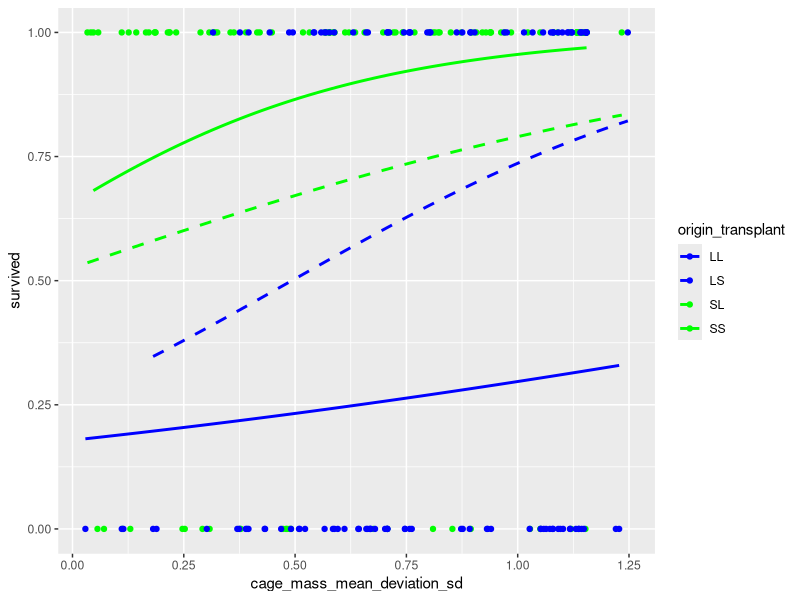
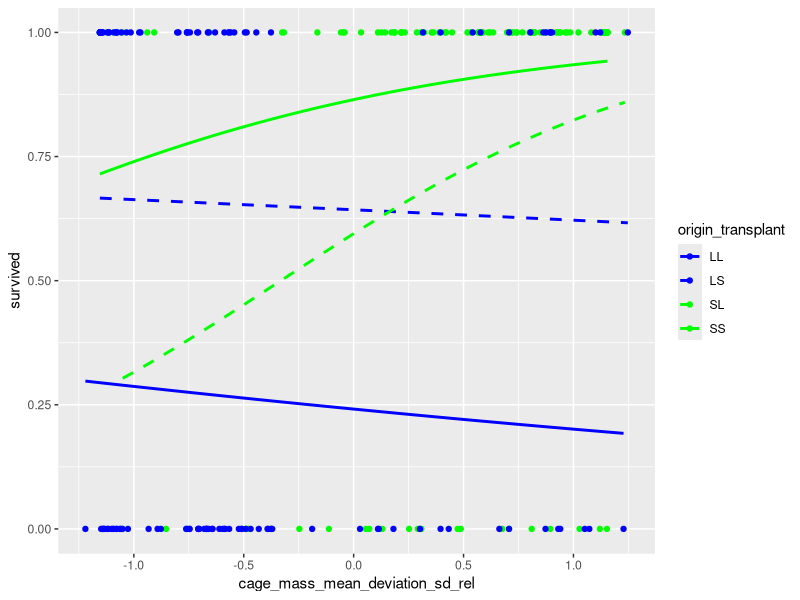
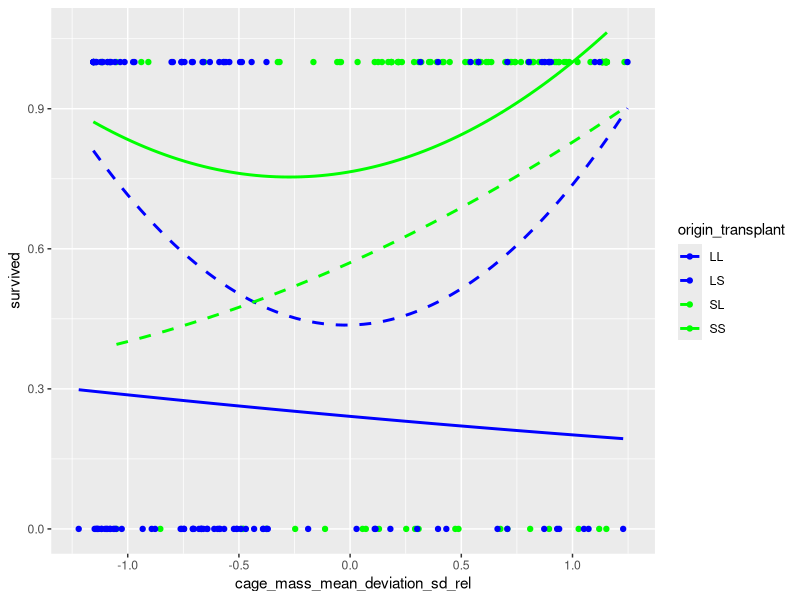

Generate these figures, in order, with R:
## ---- chunk 1
knitr::opts_chunk$set(
  collapse = TRUE,
  comment = "#>"
)
## ---- chunk 2
library(testthat)
## ---- chunk 3
total_n_fish <- 300
n_fish_control <- 60
n_fish_transplanted <- 240
origin_values <- c("Lake", "Stream")
transplanted_values <- c("Lake", "Stream", "Control")
lowest_pre_mass <- 0.5
highest_pre_mass <- 3.6
n_survived <- 151
n_died <- 89
n_enclosures <- 80
n_enclosures_with_2_fish <- 3
n_enclosures_with_3_fish <- 74
n_enclosures_with_4_fish <- 3
anomous_enclosures <- c("L20", "L25", "L6", "L7", "S22", "S24")
cage_mass_mean_for_l1 <- 1.256667
cage_mass_stdev_for_l1 <- 0.4532475
cage_mass_mean_deviation_sd_for_l1 <- c(1.1546303, -0.5662836, -0.5883466)

abs_cage_mass_mean_deviation_sd_for_l1 <- abs(cage_mass_mean_deviation_sd_for_l1)

# Check consistency between these variables
expect_equal(
  total_n_fish,
  n_fish_control + n_fish_transplanted
)
expect_equal(
  n_fish_transplanted,
  n_survived + n_died
)
expect_equal(
  n_enclosures,
  n_enclosures_with_2_fish + n_enclosures_with_3_fish + n_enclosures_with_4_fish
)
expect_equal(
  length(anomous_enclosures),
  n_enclosures_with_2_fish + n_enclosures_with_4_fish
)
## ---- chunk 4
t_all <- read.csv("Bolnick_traits.txt", sep = " ")
## ---- chunk 5
knitr::kable(head(t_all))
## ---- chunk 6
t <- t_all |> dplyr::select(fishID, origin, enclosure, pre_mass, transplant,  survived) |> dplyr::arrange(enclosure)
knitr::kable(head(t))
## ---- chunk 7
expect_equal(total_n_fish, length(unique(t$fishID)))
## ---- chunk 8
expect_equal(unique(t$origin), origin_values)
## ---- chunk 9
expect_equal(unique(t$transplant), transplanted_values)
## ---- chunk 10
t_1 <- t |> dplyr::filter(transplant != "Control") 
expect_equal(n_fish_transplanted, length(unique(t_1$fishID)))
## ---- chunk 11
expect_equal(lowest_pre_mass, min(t_1$pre_mass))
expect_equal(highest_pre_mass, max(t_1$pre_mass))
## ---- chunk 12
expect_equal(n_survived, sum(t_1$survived == TRUE))
expect_equal(n_died, sum(t_1$survived == FALSE))
## ---- chunk 13
expect_equal(n_enclosures, length(unique(t_1$enclosure)))
## ---- chunk 14
n_fish_per_enclosure <- dplyr::count(t_1, enclosure)
expect_equal(n_enclosures_with_2_fish, sum(n_fish_per_enclosure$n == 2))
expect_equal(n_enclosures_with_3_fish, sum(n_fish_per_enclosure$n == 3))
expect_equal(n_enclosures_with_4_fish, sum(n_fish_per_enclosure$n == 4))
knitr::kable(head(n_fish_per_enclosure))
## ---- chunk 15
expect_equal(anomous_enclosures, n_fish_per_enclosure[n_fish_per_enclosure$n != 3, ]$enclosure)
knitr::kable(n_fish_per_enclosure[n_fish_per_enclosure$n != 3, ])
## ---- chunk 16
cage_mass_mean_per_enclosure <- t_1 |> 
  dplyr::select(enclosure, pre_mass) |>
  dplyr::group_by(enclosure) |>
  dplyr::summarise(cage_mass_mean = mean(pre_mass))
t_2 <- merge(t_1, cage_mass_mean_per_enclosure)
knitr::kable(head(t_2))
knitr::kable(t_2[t_2$enclosure == "L1", ])
expect_equal(
  t_2[t_2$enclosure == "L1", ]$cage_mass_mean,
  rep(cage_mass_mean_for_l1, 3),
  tolerance = 1.0e-6
)
## ---- chunk 17
cage_mass_stdev_per_enclosure <- t_2 |> 
  dplyr::select(enclosure, pre_mass) |>
  dplyr::group_by(enclosure) |>
  dplyr::summarise(cage_mass_stdev = sd(pre_mass))
t_3 <- merge(t_2, cage_mass_stdev_per_enclosure)
knitr::kable(head(t_3))
knitr::kable(t_3[t_3$enclosure == "L1", ])
expect_equal(
  t_3[t_3$enclosure == "L1", ]$cage_mass_stdev,
  rep(cage_mass_stdev_for_l1, 3),
  tolerance = 1.0e-6
)
## ---- chunk 18
cage_mass_mean_deviation_sd_per_fish <- t_3 |> 
  dplyr::select(fishID, pre_mass, cage_mass_mean, cage_mass_stdev) |>
  dplyr::group_by(fishID) |>
  dplyr::mutate(
    cage_mass_mean_deviation_sd = 
      abs(pre_mass - cage_mass_mean) / cage_mass_stdev
  ) |>
  dplyr::select(fishID, cage_mass_mean_deviation_sd)
expect_equal(
  nrow(cage_mass_mean_deviation_sd_per_fish),
  n_fish_transplanted
)

expect_equal(
  nrow(t_3),
  n_fish_transplanted
)
t_4 <- merge(t_3, cage_mass_mean_deviation_sd_per_fish)
expect_equal(
  nrow(t_4),
  n_fish_transplanted
)

knitr::kable(head(t_4))
knitr::kable(t_4[t_4$enclosure == "L1", ])
expect_equal(
  t_4[t_4$enclosure == "L1", ]$cage_mass_mean_deviation_sd,
  abs_cage_mass_mean_deviation_sd_for_l1,
  tolerance = 1.0e-6
)
## ---- chunk 19
t_4$origin_transplant <- paste0(
  stringr::str_sub(t_4$origin,1 ,1),
  stringr::str_sub(t_4$transplant,1 ,1)
)
ggplot2::ggplot(
  data = t_4,
  ggplot2::aes(
    x = cage_mass_mean_deviation_sd,
    y = survived,
    color = origin_transplant,
    lty = origin_transplant
  )
) + ggplot2::scale_color_manual(
    values = c("blue", "blue", "green", "green")
  ) + 
  ggplot2::scale_linetype_manual(
    values = c("solid", "dashed", "dashed", "solid")
  ) +
  ggplot2::geom_point() +
  ggplot2::geom_smooth(
    method = "glm",
    method.args = list(family = "binomial"),
    se = FALSE
  ) 

# No idea how to get that P
# + ggpmisc::stat_poly_eq(ggpmisc::use_label("eq"))
## ---- chunk 20
cage_mass_mean_deviation_sd_per_fish_rel <- t_4 |> 
  dplyr::select(fishID, pre_mass, cage_mass_mean, cage_mass_stdev) |>
  dplyr::group_by(fishID) |>
  dplyr::mutate(
    cage_mass_mean_deviation_sd_rel = 
      (pre_mass - cage_mass_mean) / cage_mass_stdev
  ) |>
  dplyr::select(fishID, cage_mass_mean_deviation_sd_rel)
expect_equal(
  nrow(cage_mass_mean_deviation_sd_per_fish_rel),
  n_fish_transplanted
)

expect_equal(
  nrow(t_4),
  n_fish_transplanted
)
t_5 <- merge(t_4, cage_mass_mean_deviation_sd_per_fish_rel)
expect_equal(
  nrow(t_5),
  n_fish_transplanted
)

knitr::kable(head(t_5))
knitr::kable(t_5[t_5$enclosure == "L1", ])
expect_equal(
  t_5[t_5$enclosure == "L1", ]$cage_mass_mean_deviation_sd_rel,
  cage_mass_mean_deviation_sd_for_l1,
  tolerance = 1.0e-6
)
## ---- chunk 21
ggplot2::ggplot(
  data = t_5,
  ggplot2::aes(
    x = cage_mass_mean_deviation_sd_rel,
    y = survived,
    color = origin_transplant,
    lty = origin_transplant
  )
) + ggplot2::scale_color_manual(
    values = c("blue", "blue", "green", "green")
  ) + 
  ggplot2::scale_linetype_manual(
    values = c("solid", "dashed", "dashed", "solid")
  ) +
  ggplot2::geom_point() +
  ggplot2::geom_smooth(
    method = "glm",
    method.args = list(family = "binomial"),
    se = FALSE
  )
## ---- chunk 22
ggplot2::ggplot(
  data = t_5,
  ggplot2::aes(
    x = cage_mass_mean_deviation_sd_rel,
    y = survived,
    color = origin_transplant,
    lty = origin_transplant
  )
) + ggplot2::scale_color_manual(
    values = c("blue", "blue", "green", "green")
  ) + 
  ggplot2::scale_linetype_manual(
    values = c("solid", "dashed", "dashed", "solid")
  ) +
  ggplot2::geom_point() +
  ggplot2::geom_smooth(
    method = "lm", 
    formula = y ~ x + I(x^2),
    se = FALSE
  )
